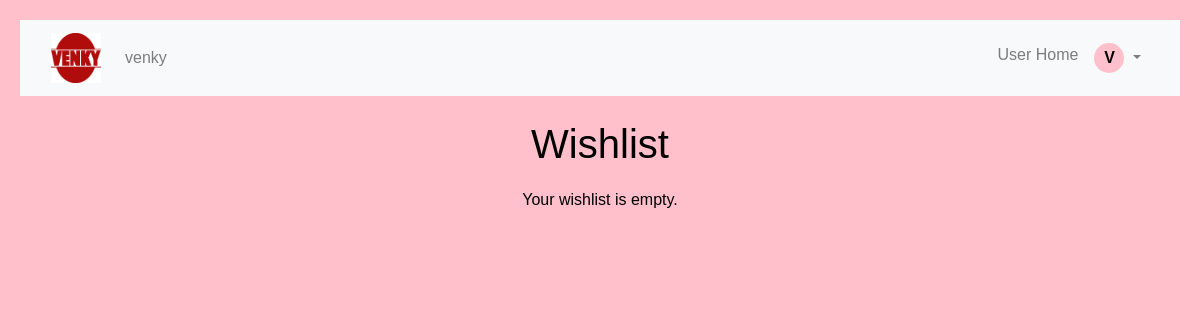
The app's page /wishlist/ (signed in), older data.
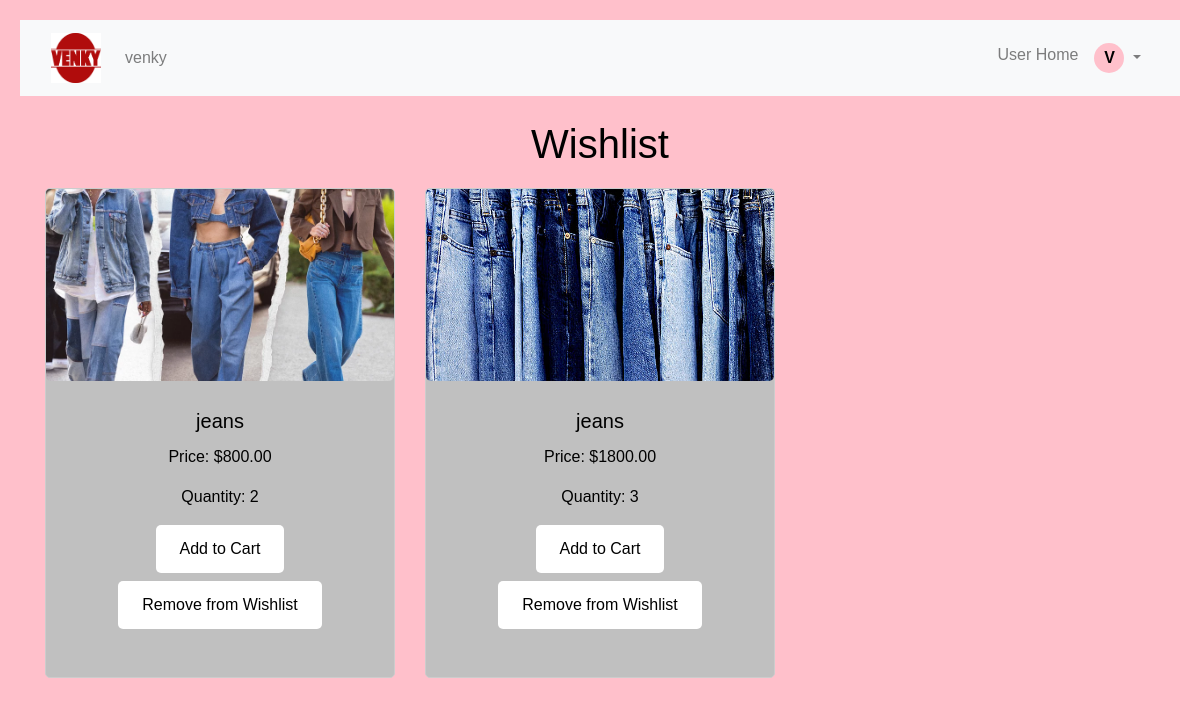
The same page, newer data.
### Credentialsapp/models.py (models this page shows, shortened)
class Wishlist(models.Model):
    user = models.ForeignKey(User, on_delete=models.CASCADE, related_name='wishlists')
    product = models.ForeignKey(Product, on_delete=models.CASCADE)
    created_at = models.DateTimeField(auto_now_add=True)
    class Meta:
        unique_together = ('user', 'product')

class Product(models.Model):
    dealer = models.ForeignKey(User, on_delete=models.CASCADE, blank=True, null=True, related_name='products')
    name = models.CharField(max_length=100)
    country = models.CharField(max_length=100)
    quantity = models.PositiveIntegerField(default=0)
    price = models.DecimalField(max_digits=10, decimal_places=2)
    image = models.ImageField(upload_to='product_images/', blank=True, null=True)
    created_at = models.DateTimeField(default=timezone.now)
    category = models.ForeignKey(Category, on_delete=models.CASCADE, null=True, blank=True)

### Credentialsapp/views.py (the view)
# urls.py: path('wishlist/', views.wishlist, name='wishlist'),
@login_required
def wishlist(request):
    wishlist_items = Wishlist.objects.filter(user=request.user)
    return render(request, 'wishlist.html', {'wishlist_items': wishlist_items})

### Credentialsapp/templates/wishlist.html (shortened to what this page needs)
{% extends 'base.html' %}
{% block content %}
    <h1 class="wishlist-heading">Wishlist</h1>
    <div class="row">
        {% for item in wishlist_items %}
            <div class="col-md-4 mb-4">
                <div class="card h-100">
                    {% if item.product.image %}
                        <div class="card-img-container">
                            <img src="{{ item.product.image.url }}" alt="{{ item.product.name }} Image" class="card-img-top mb-3">
                        </div>
                    {% else %}
                        <p>No image available</p>
                    {% endif %}
                    <div class="card-body">
                        <h5 class="card-title">{{ item.product.name }}</h5>
                        <p class="card-text">Price: ${{ item.product.price }}</p>
                        <p class="card-text">Quantity: {{ item.product.quantity }}</p>
                        <form method="post" action="{% url 'add_to_cart' item.product.id %}" class="mb-2">
                            <button type="submit" class="btn btn-primary btn-sm">Add to Cart</button>
                        </form>
                        <form method="post" action="{% url 'remove_from_wishlist' item.id %}">
                            <button type="submit" class="btn btn-danger mb-2">Remove from Wishlist</button>
                        </form>
                    </div>
                </div>
            </div>
        {% empty %}
            <div class="col">
                <p class="wishlist-empty">Your wishlist is empty.</p>
            </div>
        {% endfor %}
    </div>
{% endblock %}

Row changes from the older to the newer data that the page shows:
added Wishlist: product.image (picture), product.name "jeans", product.price "800.00", product.quantity "2"
added Wishlist: product.image (picture), product.name "jeans", product.price "1800.00", product.quantity "3"
Text that changed along with them:
text no longer shown: "Your wishlist is empty."
